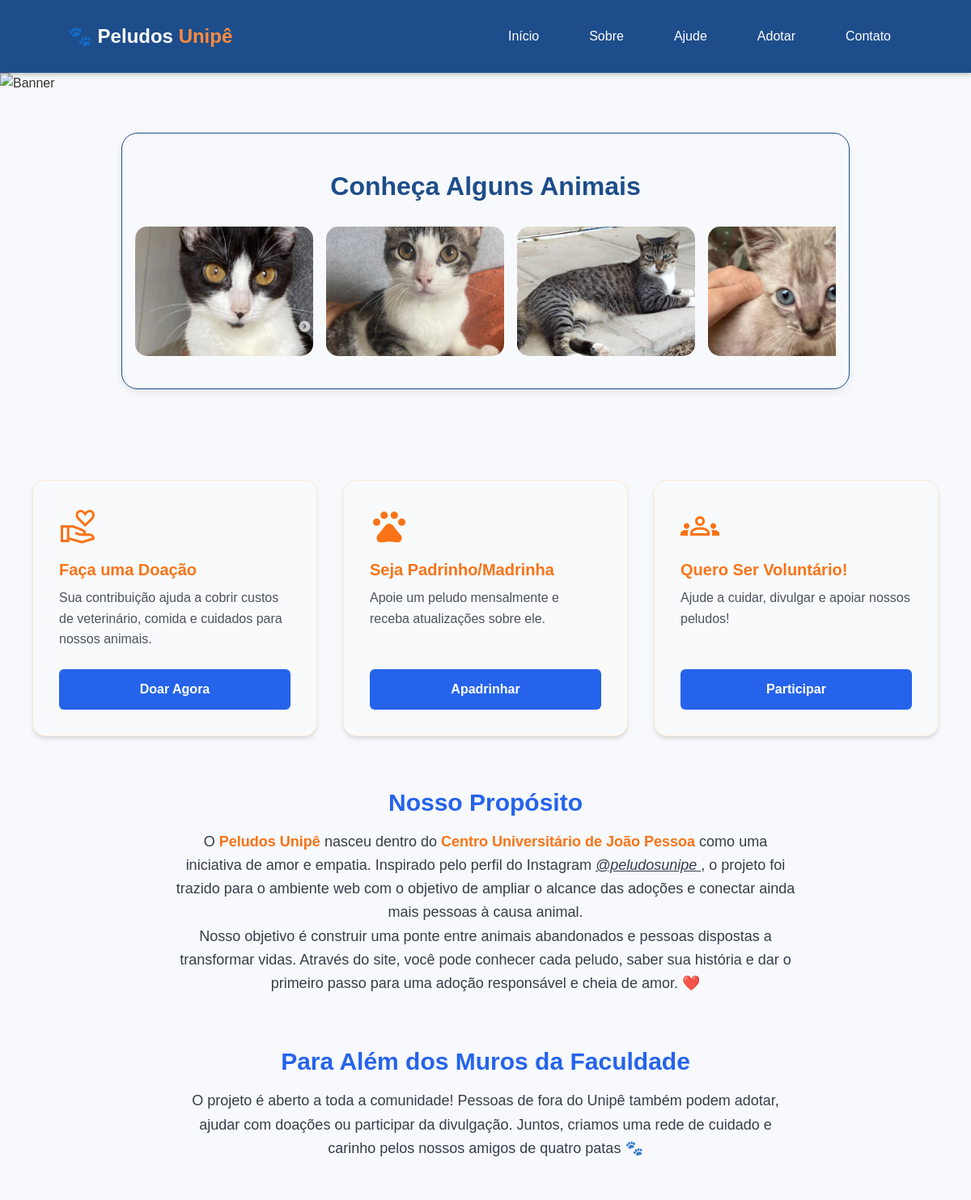
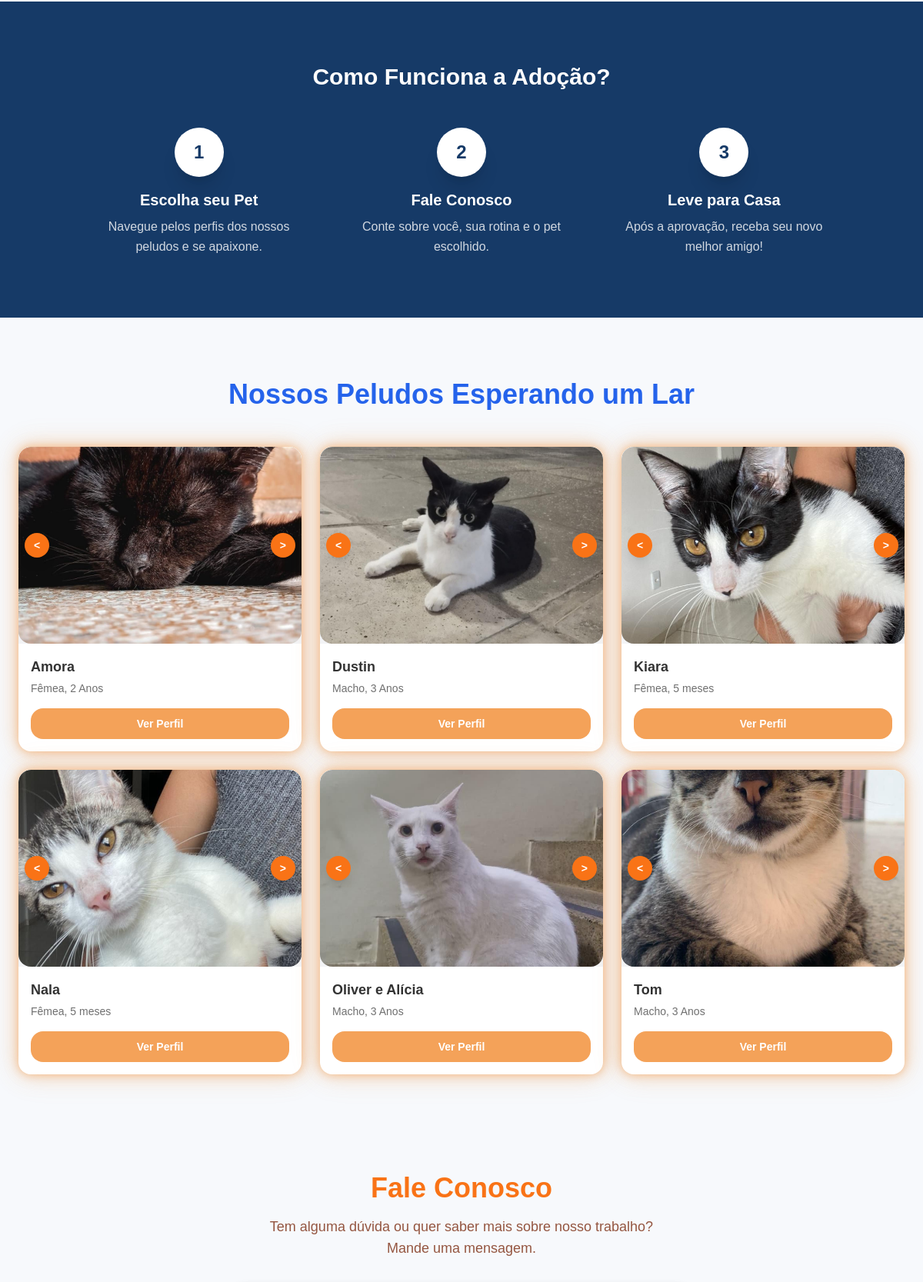
The page /pages/index.php (upper part) on the database its author committed (2 pictures, top to bottom).
### tables this page shows
CREATE TABLE `adocao` (
  `id` int(11) NOT NULL,
  `nome` varchar(100) NOT NULL,
  `idade` varchar(50) NOT NULL,
  `sexo` enum('Macho','Fêmea') NOT NULL,
  `descricao` text DEFAULT NULL,
  `imagem` varchar(255) DEFAULT NULL
);

### pages/index.php (the view, shortened to what this page needs)
<?php
include '../admin/config.inc.php';
?>
<!DOCTYPE html>
<html lang="pt-br">
<head>
    <script src="https://cdn.tailwindcss.com?plugins=forms,container-queries"></script>
    <link rel="stylesheet" href="../assets/css/style.css">
<script id="tailwind-config">
    tailwind.config = {
        darkMode: "class",
        theme: {
            extend: {
                colors: {
                    primary: {
                        DEFAULT: "#2563EB",
                        light: "#93C5FD",
                    },
                    secondary: "#F97316",
                    accent: "#FFEAD2",
                    /* Base */
                    "background-light": "#F9FAFB",
                    "background-dark": "#111827",
                    "text-dark": "#1F2937",
                    "text-light": "#F8FAFC",
                    "subtext-light": "#6B7280",
                    "subtext-dark": "#9CA3AF",
                    /* Cor oficial do rodapé */
                    "footer-blue": "#163A67",
                },
                fontFamily: {
                    display: ["Manrope", "sans-serif"]
                },
                borderRadius: {
                    DEFAULT: "0.5rem",
                    lg: "1rem",
                    xl: "1.5rem",
                    full: "9999px"
                },
                boxShadow: {
                    "roxinho": "0 0 18px 0 rgba(37, 99, 235, 0.45)"
                }
            }
        }
    }
</script>
</head>
<body>
<?php include('../includes/menu.php'); ?>
<main class="home">
    <section id="topo" class="hero-img">
        <img src="../assets/img/Banner.png" alt="Banner">
    </section>
    <section class="carousel-section">
    <h2 class="carousel-title">Conheça Alguns Animais</h2>
    <div class="carousel">
        <div class="carousel-track">
            <div class="carousel-item"><img src="../assets/img/peludo1.png" alt="Peludo 1"></div>
            <div class="carousel-item"><img src="../assets/img/peludo2.png" alt="Peludo 2"></div>
            <div class="carousel-item"><img src="../assets/img/peludo3.png" alt="Peludo 3"></div>
            <div class="carousel-item"><img src="../assets/img/peludo4.png" alt="Peludo 4"></div>
        </div>
    </div>
</section>
    <section id="acoes" class="py-16 px-4 max-w-6xl mx-auto">
    <div class="grid md:grid-cols-3 gap-8">
        <div class="bg-background-light border border-accent rounded-2xl p-8 shadow-md flex flex-col justify-between transition-all duration-300 hover:shadow-lg hover:-translate-y-1">
            <div>
                <span class="material-symbols-outlined text-5xl text-secondary mb-4 block">volunteer_activism</span>
                <h3 class="text-xl font-semibold text-secondary mb-2">Faça uma Doação</h3>
                <p class="text-text-dark/80 mb-6">
                    Sua contribuição ajuda a cobrir custos de veterinário, comida e cuidados para nossos animais.
                </p>
            </div>
            <a href="doacao.php"
                class="block w-full text-center py-3 rounded-md font-semibold text-white bg-primary transition-colors duration-300 hover:bg-secondary">
                Doar Agora
            </a>
        </div>
        <div class="bg-background-light border border-accent rounded-2xl p-8 shadow-md flex flex-col justify-between transition-all duration-300 hover:shadow-lg hover:-translate-y-1">
            <div>
                <span class="material-symbols-outlined text-5xl text-secondary mb-4 block">pets</span>
                <h3 class="text-xl font-semibold text-secondary mb-2">Seja Padrinho/Madrinha</h3>
                <p class="text-text-dark/80 mb-6">
                    Apoie um peludo mensalmente e receba atualizações sobre ele.
                </p>
            </div>
            <a href="apadrinhar.php"
                class="block w-full text-center py-3 rounded-md font-semibold text-white bg-primary transition-colors duration-300 hover:bg-secondary">
                Apadrinhar
            </a>
        </div>
        <div class="bg-background-light border border-accent rounded-2xl p-8 shadow-md flex flex-col justify-between transition-all duration-300 hover:shadow-lg hover:-translate-y-1">
            <div>
                <span class="material-symbols-outlined text-5xl text-secondary mb-4 block">groups</span>
                <h3 class="text-xl font-semibold text-secondary mb-2">Quero Ser Voluntário!</h3>
                <p class="text-text-dark/80 mb-6">
                    Ajude a cuidar, divulgar e apoiar nossos peludos!
                </p>
            </div>
            <a href="voluntario.php"
                class="block w-full text-center py-3 rounded-md font-semibold text-white bg-primary transition-colors duration-300 hover:bg-secondary">
                Participar
            </a>
        </div>
    </div>
</section>
    <div class="max-w-3xl mx-auto space-y-16 text-center">
<section id="sobre" class="space-y-4">
    <h3 class="text-2xl md:text-3xl font-bold text-primary">
        Nosso Propósito
    </h3>
    <p class="text-lg leading-relaxed text-text-dark/90">
        O <strong class="text-secondary font-extrabold">Peludos Unipê</strong> nasceu dentro do
        <strong class="text-secondary font-extrabold">Centro Universitário de João Pessoa</strong> como uma iniciativa de amor e empatia.
        Inspirado pelo perfil do Instagram <a href="https://instagram.com/peludosunipe" target="_blank" class="underline hover:text-primary">
    <em>@peludosunipe</em>
</a>, o projeto foi trazido para o ambiente web
        com o objetivo de ampliar o alcance das adoções e conectar ainda mais pessoas à causa animal.<br>
        Nosso objetivo é construir uma ponte entre animais abandonados e pessoas dispostas a transformar vidas.
        Através do site, você pode conhecer cada peludo, saber sua história e dar o primeiro passo para uma
        adoção responsável e cheia de amor. ❤️
    </p>
</section>
<div class="space-y-4">
    <h3 class="text-2xl md:text-3xl font-bold text-primary">
        Para Além dos Muros da Faculdade
    </h3>
    <p class="text-lg leading-relaxed text-text-dark/90">
        O projeto é aberto a toda a comunidade!
        Pessoas de fora do Unipê também podem adotar, ajudar com doações ou participar da divulgação.
        Juntos, criamos uma rede de cuidado e carinho pelos nossos amigos de quatro patas 🐾
    </p>
    <br>
    <br>
</div>
</div>
   <section class="w-full py-20 bg-footer-blue">
  <div class="max-w-5xl mx-auto px-6 text-center">
    <h3 class="text-3xl font-extrabold text-white mb-12">
      Como Funciona a Adoção?
    </h3>
    <div class="grid md:grid-cols-3 gap-12">
      <div class="flex flex-col items-center">
        <div class="w-16 h-16 flex items-center justify-center
                    bg-white
                    text-footer-blue
                    rounded-full
                    text-2xl font-extrabold mb-4 shadow-xl">
          1
        </div>
        <h4 class="text-xl font-semibold text-white mb-2">
          Escolha seu Pet
        </h4>
        <p class="text-white/80">
          Navegue pelos perfis dos nossos peludos e se apaixone.
        </p>
      </div>
      <div class="flex flex-col items-center">
        <div class="w-16 h-16 flex items-center justify-center
                    bg-white
                    text-footer-blue
                    rounded-full
                    text-2xl font-extrabold mb-4 shadow-xl">
          2
        </div>
        <h4 class="text-xl font-semibold text-white mb-2">
          Fale Conosco
        </h4>
        <p class="text-white/80">
          Conte sobre você, sua rotina e o pet escolhido.
        </p>
      </div>
      <div class="flex flex-col items-center">
        <div class="w-16 h-16 flex items-center justify-center
                    bg-white
                    text-footer-blue
                    rounded-full
                    text-2xl font-extrabold mb-4 shadow-xl">
          3
        </div>
        <h4 class="text-xl font-semibold text-white mb-2">
          Leve para Casa
        </h4>
        <p class="text-white/80">
          Após a aprovação, receba seu novo melhor amigo!
        </p>
      </div>
    </div>
  </div>
</section>
    <section class="py-12 md:py-20 " id="adocao">
    <div class="text-center mb-12">
        <h2 class="text-3xl md:text-4xl font-extrabold text-primary">
            Nossos Peludos Esperando um Lar
        </h2>
    </div>
    <div class="grid grid-cols-1 sm:grid-cols-2 lg:grid-cols-3 gap-6 max-w-6xl mx-auto">
<?php
$stmt = $pdo->query("SELECT * FROM adocao ORDER BY nome");
$peludos = $stmt->fetchAll(PDO::FETCH_ASSOC);
foreach($peludos as $peludo):
    $stmtFotos = $pdo->prepare("SELECT caminho_foto FROM adocao_fotos WHERE id_animal = ?");
    $stmtFotos->execute([$peludo['id']]);
    $fotos = $stmtFotos->fetchAll(PDO::FETCH_ASSOC);
    if(empty($peludo['imagem']) && empty($fotos)) {
        $fotos = [['caminho_foto' => '../assets/img/default.png']];
    } else {
        foreach($fotos as $i => $f) {
            if(strpos($f['caminho_foto'], '../') !== 0) {
                $fotos[$i]['caminho_foto'] = '../' . $f['caminho_foto'];
            }
        }
    }
?>
<div class="card-peludo">
    <div class="carousel-animal relative w-full h-64 overflow-hidden bg-gray-100">
        <?php foreach($fotos as $index => $foto): ?>
            <img src="<?= $foto['caminho_foto'] ?>"
     class="carousel-item absolute w-full h-full object-cover object-center transition-opacity <?= $index === 0 ? 'opacity-100' : 'opacity-0' ?>">
        <?php endforeach; ?>
   <button class="prev absolute left-2 top-1/2 -translate-y-1/2 bg-[#F97316] hover:bg-[#EA580C]
        text-white text-sm font-bold h-8 px-3 rounded-lg shadow-lg z-10 opacity-100">&lt;</button>
<button class="next absolute right-2 top-1/2 -translate-y-1/2 bg-[#F97316] hover:bg-[#EA580C]
        text-white text-sm font-bold h-8 px-3 rounded-lg shadow-lg z-10 opacity-100">&gt;</button>
    </div>
    <div class="p-4">
        <h3 class="text-lg font-bold mb-1"><?= htmlspecialchars($peludo['nome']) ?></h3>
        <p class="text-sm opacity-70 mb-3"><?= htmlspecialchars($peludo['sexo']) ?>, <?= htmlspecialchars($peludo['idade']) ?></p>
        <a href="animal-detalhe.php?id=<?= $peludo['id'] ?>">
           <button class="btn-perfil mt-4 w-full flex items-center justify-center rounded-lg h-10 px-4
               text-white text-sm font-bold transition">
    Ver Perfil
</button>
        </a>
    </div>
</div>
<?php endforeach; ?>
</div>
</section>
   <section id="contato" class="py-12 text-center max-w-2xl mx-auto">
    <h2 class="text-3xl md:text-4xl font-extrabold mb-4 text-orange-500">
        Fale Conosco
    </h2>
    <p class="text-lg mb-6 text-orange-900/80">
        Tem alguma dúvida ou quer saber mais sobre nosso trabalho?<br>Mande uma mensagem.
    </p>
</main>
</body>
</html>

### assets/css/style.css (style rules this page uses)
* { margin: 0; padding: 0; box-sizing: border-box; font-family: 'Poppins', sans-serif; }
body { background-color: #F7F9FC; color: #333333; line-height: 1.6; display: flex; flex-direction: column; min-height: 100vh; }
main { flex: 1; }
a { text-decoration: none; color: inherit; transition:0.3s; }
.carousel-section { background: #F7F9FC; padding: 2.5rem 1rem; border-radius: 20px; max-width: 900px; margin: 3rem auto; text-align: center; box-shadow: 0 4px 10px rgba(0,0,0,0.08); border: 1px solid #1E4D8B; }
.carousel-title { font-size: 2rem; font-weight: 800; margin-bottom: 1.5rem; color: #1E4D8B; }
.carousel { overflow: hidden; width: 100%; margin: 0 auto; }
.carousel-track { display: flex; gap: 1rem; width: max-content; animation: scroll 20s linear infinite; }
.carousel-item { flex: 0 0 auto; width: 220px; height: 160px; }
.carousel-item img { width: 100%; height: 100%; object-fit: cover; border-radius: 15px; }
.card-peludo { border-radius: 16px; overflow: hidden; background: #fff; position: relative; transition: 0.3s ease; box-shadow: 0 0 10px rgba(244,162,89,0.45), 0 0 18px rgba(244,162,89,0.35), 0 0 30px rgba(244,162,89,0.25), 0 0 40px rgba(244,162,89,0.15); }
.btn-perfil { background-color: #F4A259 !important; transition: 0.3s ease; }
.card-peludo .carousel-animal img { width: 100%; height: 100%; object-fit: cover; border-radius: 1rem; }

### rows shown on the page
adocao: nome "Amora", sexo "Fêmea", idade "2 Anos"
adocao: nome "Dustin", sexo "Macho", idade "3 Anos"
adocao: nome "Kiara", sexo "Fêmea", idade "5 meses"
adocao: nome "Nala", sexo "Fêmea", idade "5 meses"
adocao: nome "Oliver e Alícia", sexo "Macho", idade "3 Anos"
adocao: nome "Tom", sexo "Macho", idade "3 Anos"
